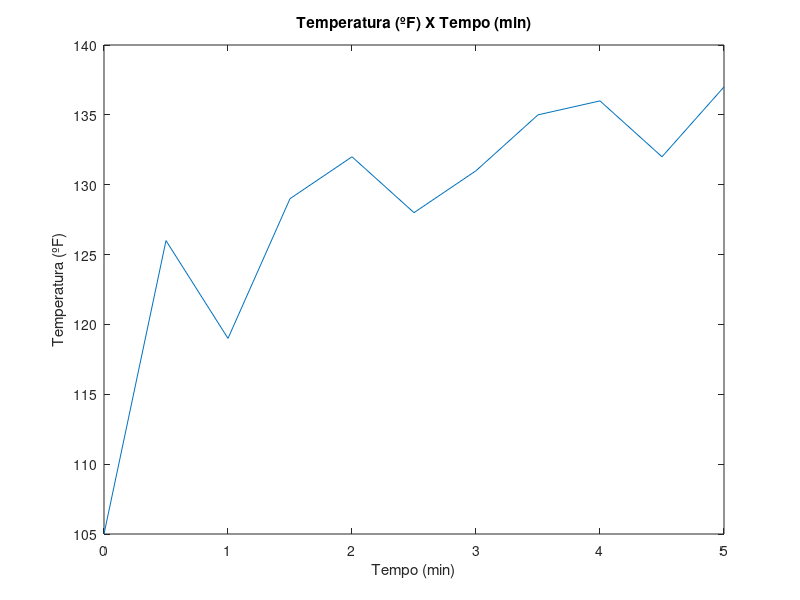

MATLAB code for this plot:
Tf = [105 126 119 129 132 128 131 135 136 132 137];
Tc = zeros(1, 11);

for i = 1:11
    Tc(i) = (Tf(i)-32)/1.8;
end

disp(max(Tc));
disp(min(Tc));
disp(mean(Tc));

tempo = [0:0.5:5];
plot(tempo, Tf);
title("Temperatura (ºF) X Tempo (min)");
xlabel("Tempo (min)");
ylabel("Temperatura (ºF)")
